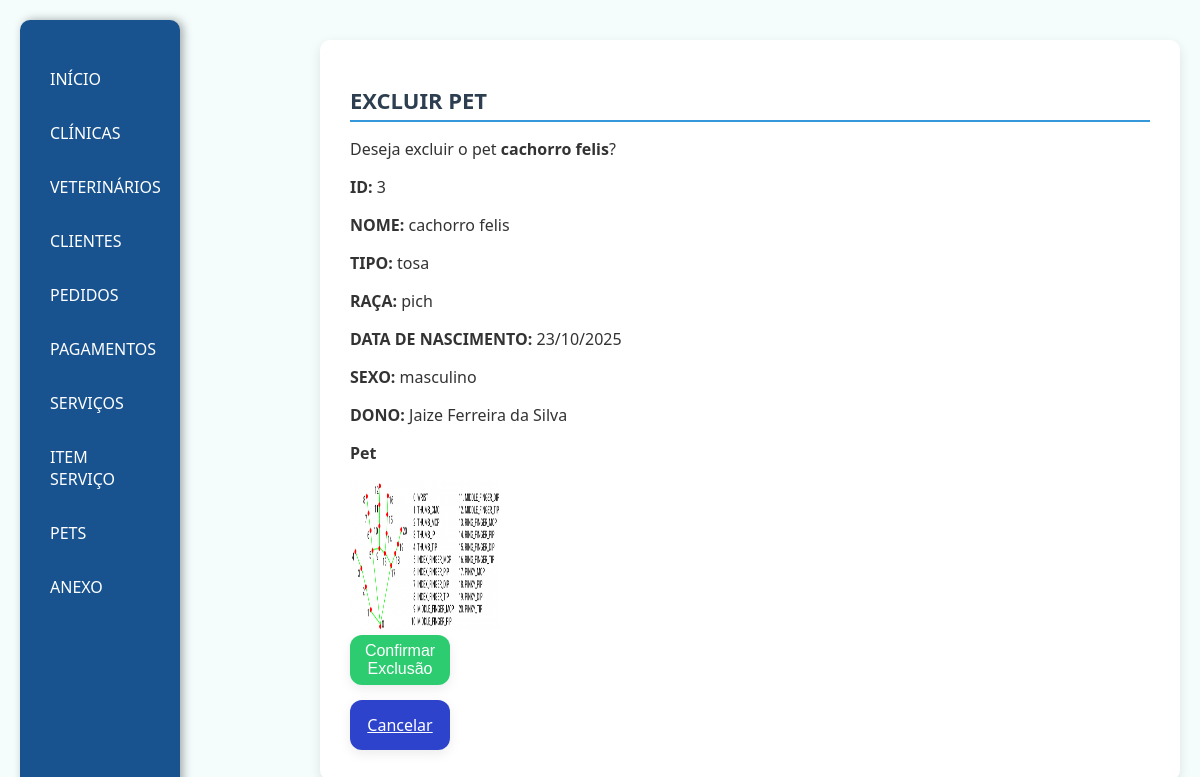
The page /excluirPet/3/ on the database its author committed.
### app/models.py (models this page shows, shortened)
class Pet(models.Model):
    nome = models.CharField(max_length=50)
    tipo = models.CharField(max_length=50)
    raca = models.CharField(max_length=50, blank=True)
    dataNascimento = models.DateField(auto_now=False, auto_now_add=False)
    sexo = models.CharField(max_length=50)
    idDono = models.ForeignKey(Cliente, on_delete=models.CASCADE)
    imagemPet = models.ImageField(upload_to='imagemPet', null=True, blank=True)

class Cliente(models.Model):
    nome = models.CharField(max_length=50)
    telefone = models.CharField(max_length=20)
    email = models.EmailField(max_length=254, blank=True)
    endereco = models.TextField()
    idClinica = models.ForeignKey(Clinica, on_delete=models.SET_NULL, null=True)

### app/views.py (the view)
# urls.py: path('excluirPet/<int:id>/', views.excluirPet, name='excluirPet'),
def excluirPet(request, id):
    petExcluir = get_object_or_404(Pet, pk=id)
    if request.method == 'POST':
        petExcluir.delete()
        return redirect('pet')
    return render(request, 'pet/excluirPet.html', {
        "pet": petExcluir
    })

### app/templates/pet/excluirPet.html (shortened to what this page needs)
{% extends 'base.html' %}
{% load static %}
{% block estiloCss %}
<link rel="stylesheet" href="{% static 'css/padrao.css' %}">
{% endblock %}
{% block conteudo %}
<div class="cont">
    <h1><strong>EXCLUIR PET</strong></h1>
    <p>Deseja excluir o pet <strong>{{ pet.nome }}</strong>?</p>
    <div>
        <p><strong>ID:</strong> {{ pet.id }}</p>
        <p><strong>NOME:</strong> {{ pet.nome }}</p>
        <p><strong>TIPO:</strong> {{ pet.tipo }}</p>
        <p><strong>RAÇA:</strong> {{ pet.raca }}</p>
        <p><strong>DATA DE NASCIMENTO:</strong> {{ pet.dataNascimento|date:"d/m/Y" }}</p>
        <p><strong>SEXO:</strong> {{ pet.sexo }}</p>
        <p><strong>DONO:</strong> {{ pet.idDono.nome }}</p>
        <p><strong>Pet</strong></p>
        {% if pet.imagemPet %}
            <img src="{{ pet.imagemPet.url }}" alt="Imagem do pet" width="150px" height="150px">
        {% else %}
            <p>Nenhuma imagem cadastrada.</p>
        {% endif %}
    </div>
    <form method="POST">
        <button type="submit">Confirmar Exclusão</button>
        <a class="btnA" href="{% url 'pet' %}">Cancelar</a>
    </form>
</div>
{% endblock %}

### app/static/css/base.css (style rules this page uses)
body { font-family: 'Segoe UI', sans-serif; background-color: #f4fdfc; margin: 0; padding: 20px; color: #333; display: flex; justify-content: space-between; }
form button { background-color: #2ecc71; color: #fff; border: none; padding: 12px 0; font-size: 16px; font-weight: 500; border-radius: 12px; cursor: pointer; transition: all 0.3s ease; box-shadow: 0 4px 12px rgba(0, 0, 0, 0.08); height: 50px; width: 100px; display: flex; align-items: center; justify-content: center; }

### app/static/css/padrao.css (style rules this page uses)
h1 { font-size: 22px; color: #2c3e50; margin-bottom: 15px; border-bottom: 2px solid #3498db; padding-bottom: 5px; }
form { display: flex; flex-direction: column; gap: 15px; }
form button { background-color: #2ecc71; color: #fff; border: none; padding: 12px 0; font-size: 16px; font-weight: 500; border-radius: 12px; cursor: pointer; transition: all 0.3s ease; box-shadow: 0 4px 12px rgba(0, 0, 0, 0.08); height: 50px; width: 100px; display: flex; align-items: center; justify-content: center; }
.btnA { background-color: #2e43cc; color: #fff; border: none; font-size: 16px; font-weight: 500; border-radius: 12px; cursor: pointer; transition: all 0.3s ease; box-shadow: 0 4px 12px rgba(0, 0, 0, 0.08); height: 50px; width: 100px; display: flex; align-items: center; justify-content: center; }

### rows shown on the page
Pet: nome "cachorro felis", id "3", tipo "tosa", raca "pich", dataNascimento "23/10/2025", sexo "masculino", idDono.nome "Jaize Ferreira da Silva", imagemPet (picture)
